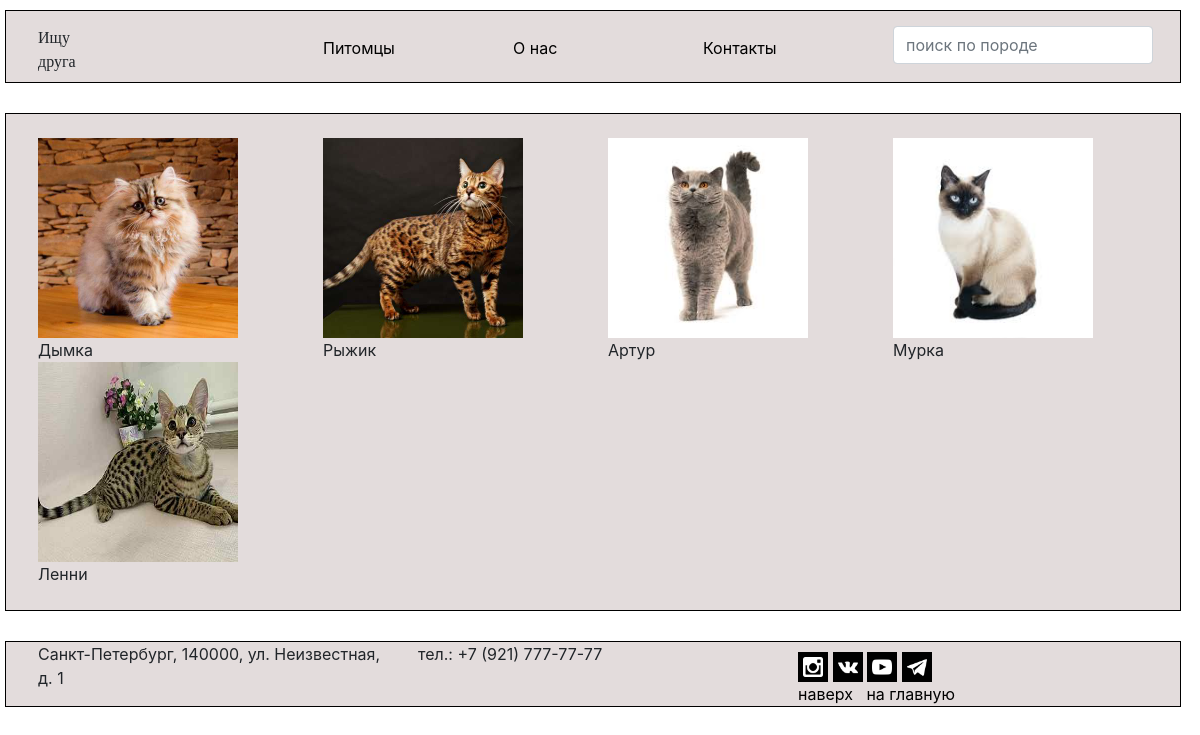
The app's page /cats/ with its own data.
### app/models.py (models this page shows, shortened)
class Pet(models.Model):
    id = models.UUIDField(default=uuid.uuid4, primary_key=True)
    dog = 'DG'
    cat = 'CT'
    parrot = 'PR'
    animals = (
        (dog, 'собака'),
        (cat, 'кошка'),
        (parrot, 'попугай'),
    )
    type_of_animal = models.CharField(max_length=2, verbose_name="тип животного", choices=animals, default=dog)
    name = models.CharField(max_length=256, verbose_name="Кличка")
    age = models.IntegerField(verbose_name="Возраст",
                              validators=[validators.MaxValueValidator(100)])
    doc = models.ForeignKey('Registration', on_delete=models.CASCADE,
                            verbose_name="Регистрационный документ",
                            related_name="pet_registration")
    photo = models.ImageField(upload_to='pets_photo', blank=True)
    breed = models.ForeignKey('Breed', on_delete=models.CASCADE,
                              verbose_name="Порода")
    owner = models.ForeignKey('Owner', on_delete=models.CASCADE,
                              verbose_name="Владелец", blank=True, null=True)

### app/views.py (the view)
# urls.py: path('cats/', CatListView.as_view()),
class CatListView(Cats, ListView):
    model = Pet
    template_name = 'pets/cat_list.html'

### app/views.py (called while the page is built)
    @staticmethod
    def get_cats():
        return Pet.objects.filter(type_of_animal='CT')

### app/templates/pets/cat_list.html
{% extends 'base/base.html' %}
{% block content %}
<div class="animals_type">
    <br>
    <div class="container">
        <div class="row">
            {% for pet in view.get_cats %}
                <div class="col-sm-3">
                    <a href="../pets/{{pet.pk}}">
                        <img height="200" width="200"
                            src="{{ pet.photo.url }}" alt="" class="fit">
                    </a>
                    <div class="pet-bio-text">
                        {{pet.name}}
                    </div>
                </div>
            {%endfor%}
        </div>
    </div>
    <br>
</div>
{% endblock %}

### app/static/css/style.css (style rules this page uses)
a { text-decoration: none; color: black; }

### records on screen
Pet: photo (picture), name "Дымка"
Pet: photo (picture), name "Рыжик"
Pet: photo (picture), name "Артур"
Pet: photo (picture), name "Мурка"
Pet: photo (picture), name "Ленни"
